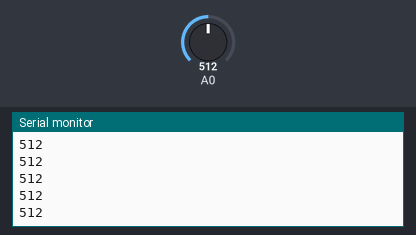
Simulated run of this sketch. Board: Arduino Uno, built with avr-gcc and run on an emulated ATmega328P. Shown: the last lines printed to the serial monitor. Inputs (shaded band) come from the test bench; at power-on: A0 = 512.

Above: at 0.8 s.
0.9 s: A0 set to 716
At 2.0 s:
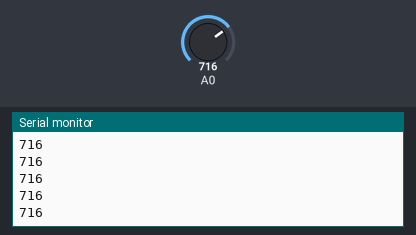
2.4 s: A0 set to 900
At 3.0 s:
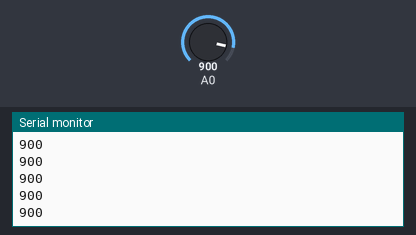
Timing chart, 0 to 5.4 s (numbered marks = the images above; inputs shaded):
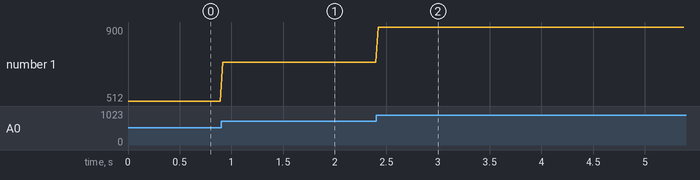

Measured:
- after the input at 0.9 s, the serial monitor: prints a new line at once (image 1)
- after the input at 2.4 s, the serial monitor: prints a new line at once (image 2)
- plotted number 1: 512 → 716 after the input at 0.9 s, 716 → 900 after the input at 2.4 s

The sketch:

ReadingLightSensor.ino
```cpp
#ifndef F_CPU
#define F_CPU 16000000UL // 16 MHz clock speed
#endif

#include <avr/io.h>

int readADC(int channel) {
  int i; int result = 0;
  // Den ADC aktivieren und Teilungsfaktor auf 64 stellen
  ADCSRA = (1<<ADEN) | (1<<ADPS2) | (1<<ADPS1);
  // Kanal des Multiplexers & Interne Referenzspannung (2,56 V)
  ADMUX = channel | (1<<REFS0) | (1<<REFS1);
  // Den ADC initialisieren und einen sog. Dummyreadout machen
  ADCSRA |= (1<<ADSC);
  while(ADCSRA & (1<<ADSC));
  ADCSRA |= (1<<ADSC);
  while(ADCSRA & (1<<ADSC)); // Auf Ergebnis warten...
  result = ADCW;
  // ADC wieder deaktivieren
  ADCSRA = 0;
  return result;
}

int main(void)
{
  Serial.begin(9600);
  while (1) //infinite loop
  {
    int result_individual = readADC(0);
    //Serial.print(1023);
    //Serial.print(",");
    Serial.println(result_individual);
    Serial.flush();
    _delay_ms(20);
  }
  return  0; // wird nie erreicht
}
```
